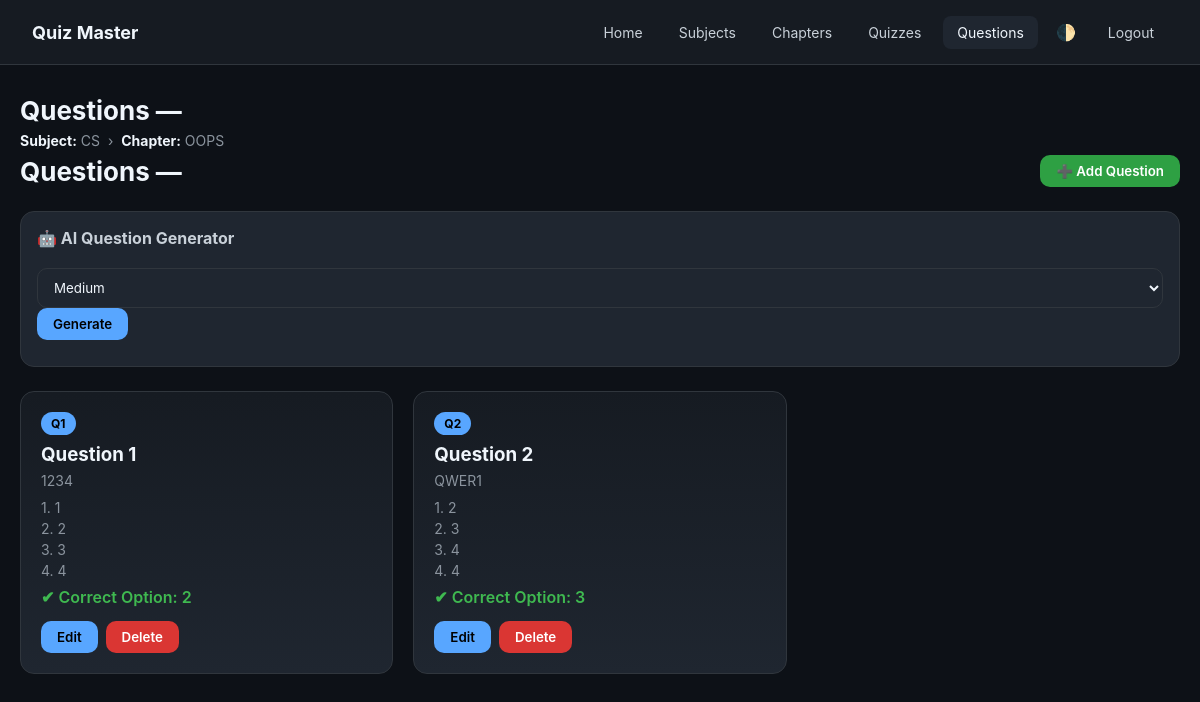
Before: /teacher/quizzes/2/questions (signed in) with the older database file.
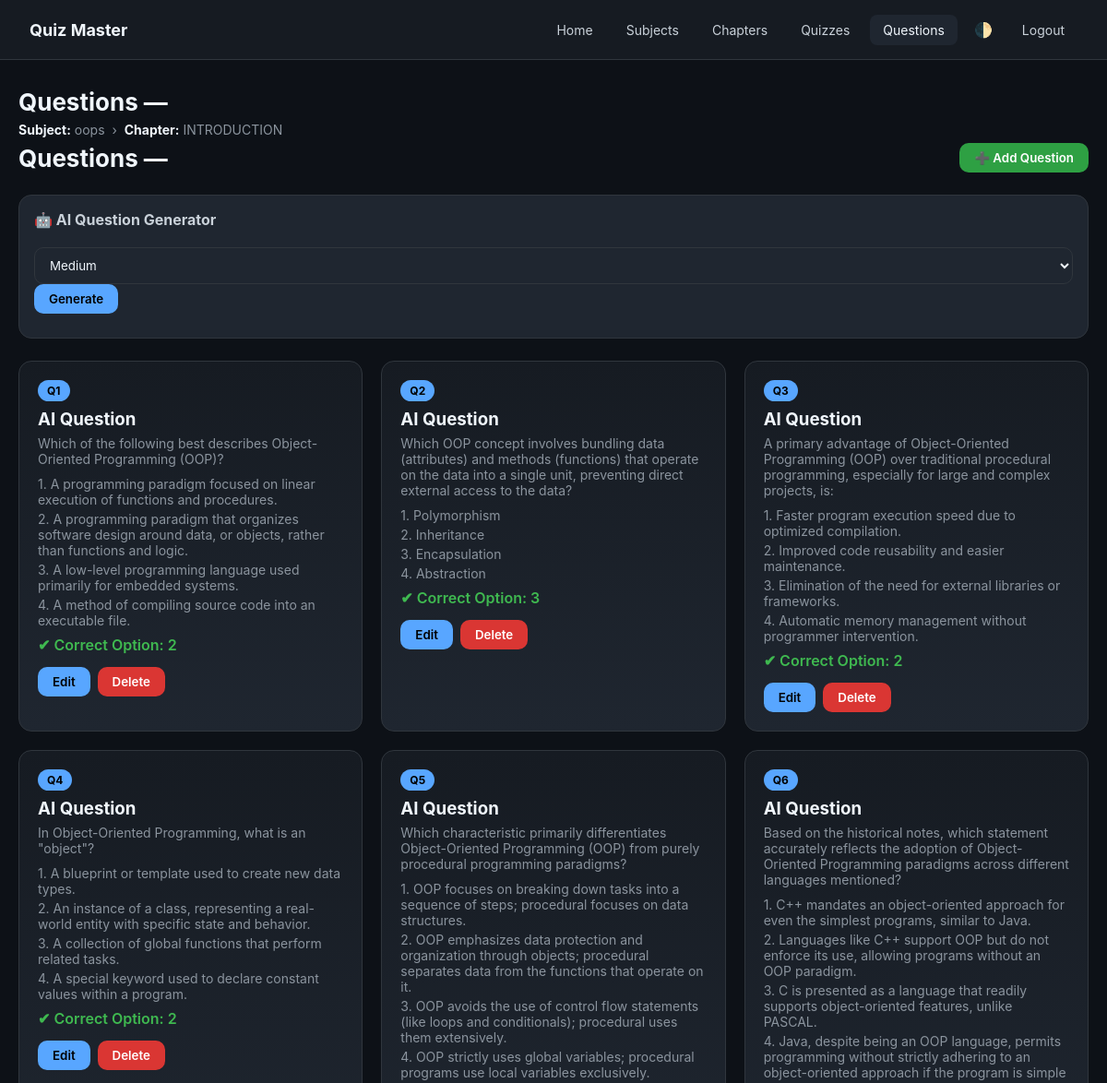
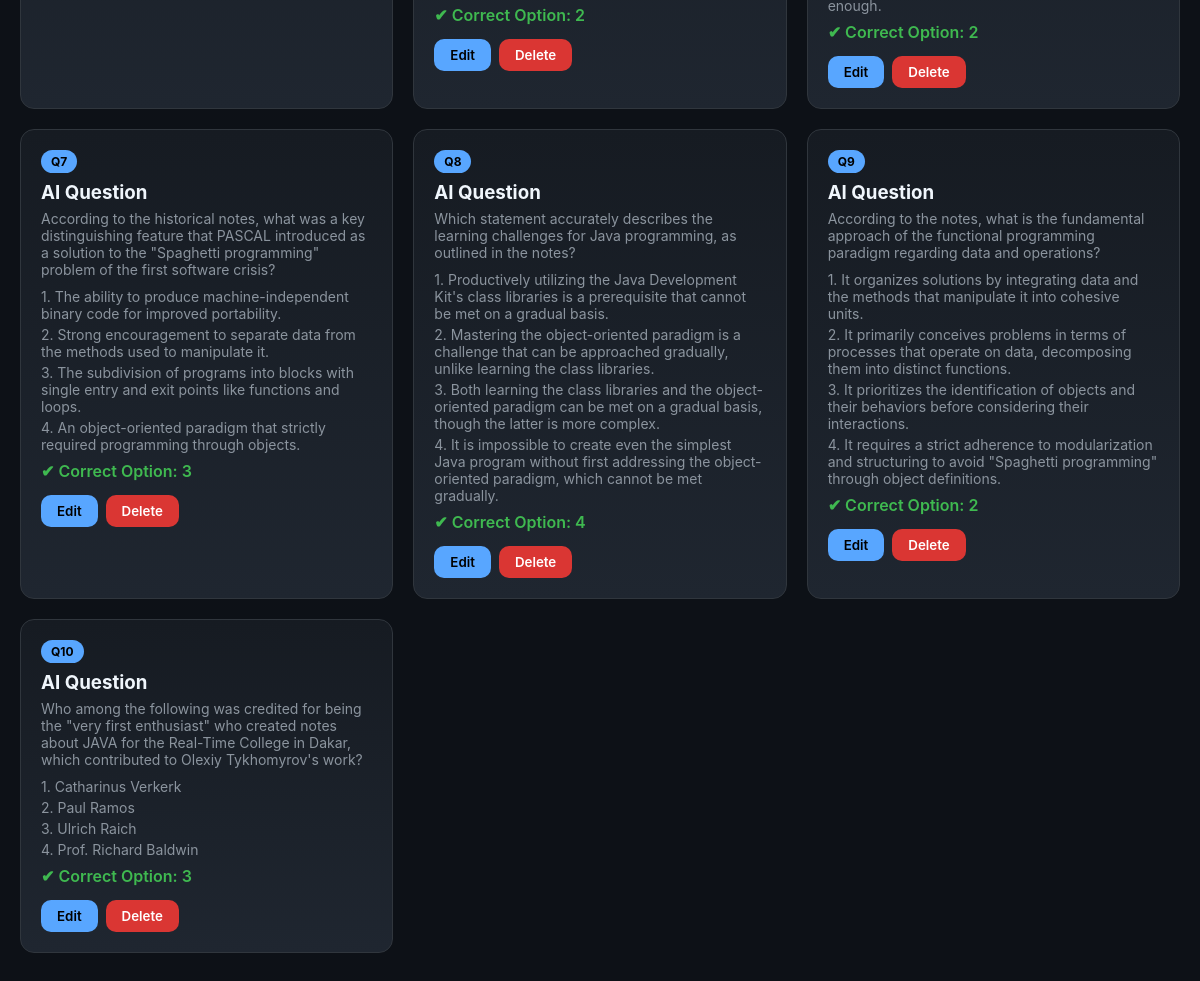
After: the same page with the newer database file (2 pictures, top to bottom).
### controller/models.py (models this page shows)
class Subject(db.Model):
    __tablename__ = "subject"
    subject_id = db.Column(db.Integer, primary_key=True)
    name = db.Column(db.String(100), unique=True, nullable=False)
    description = db.Column(db.Text)
    created_at = db.Column(db.DateTime, default=datetime.utcnow)
    chapters = db.relationship(
        "Chapter",
        backref="subject",
        cascade="all, delete-orphan"
    )

class Chapter(db.Model):
    __tablename__ = "chapter"
    chapter_id = db.Column(db.Integer, primary_key=True)
    subject_id = db.Column(
        db.Integer,
        db.ForeignKey("subject.subject_id"),
        nullable=False
    )
    name = db.Column(db.String(100), nullable=False)
    description = db.Column(db.Text)
    quizzes = db.relationship(
        "Quiz",
        backref="chapter",
        cascade="all, delete-orphan"
    )

class Question(db.Model):
    __tablename__ = "question"
    question_id = db.Column(db.Integer, primary_key=True)
    quiz_id = db.Column(
        db.Integer,
        db.ForeignKey("quiz.quiz_id"),
        nullable=False
    )
    title = db.Column(db.String(255), nullable=False)
    statement = db.Column(db.Text, nullable=False)
    option_1 = db.Column(db.String(255), nullable=False)
    option_2 = db.Column(db.String(255), nullable=False)
    option_3 = db.Column(db.String(255), nullable=False)
    option_4 = db.Column(db.String(255), nullable=False)
    correct_option = db.Column(db.Integer, nullable=False)

### main.py (the view)
@app.route("/teacher/quizzes/<int:quiz_id>/questions")
@login_required
@role_required("teacher")
def teacher_questions(quiz_id):
    quiz = Quiz.query.get_or_404(quiz_id)
    chapter = Chapter.query.get_or_404(quiz.chapter_id)
    subject = Subject.query.get_or_404(chapter.subject_id)
    questions = Question.query.filter_by(quiz_id=quiz_id).all()
    return render_template(
        "teacher/questions.html",
        quiz=quiz,
        chapter=chapter,
        subject=subject,     # ✅ THIS WAS MISSING
        questions=questions
    )

### main.py (called while the page is built)
def login_required(f):
    @wraps(f)
    def wrapper(*args, **kwargs):
        if "user_id" not in session:
            flash("Please login first")
            return redirect(url_for("login"))
        return f(*args, **kwargs)
    return wrapper

def role_required(required_role):
    def decorator(f):
        @wraps(f)
        def wrapper(*args, **kwargs):
            if session.get("role") != required_role:
                flash("Unauthorized access")
                return redirect(url_for("login"))
            return f(*args, **kwargs)
        return wrapper
    return decorator

### templates/TEACHER/questions.html (shortened to what this page needs)
<!DOCTYPE html>
<html lang="en">
<head>
</head>
<body data-theme="dark"
      data-subject-id="{{ subject.subject_id }}"
      data-chapter-id="{{ chapter.chapter_id }}"
      data-quiz-id="{{ quiz.quiz_id }}">
<nav class="navbar">
    <div class="brand">Quiz Master</div>
    <div class="nav-links">
        <a class="nav-link" href="{{ url_for('teacher_dashboard') }}">Home</a>
        <a class="nav-link" href="{{ url_for('teacher_subjects') }}">Subjects</a>
        <a class="nav-link" href="{{ url_for('teacher_chapters', subject_id=subject.subject_id) }}">Chapters</a>
        <a class="nav-link" href="{{ url_for('teacher_quizzes', chapter_id=chapter.chapter_id) }}">Quizzes</a>
        <a class="nav-link active">Questions</a>
        <span class="theme-toggle" onclick="toggleTheme()">🌓</span>
        <a class="nav-link" href="{{ url_for('logout') }}">Logout</a>
    </div>
</nav>
<div class="container">
<div class="header" style="flex-direction:column;align-items:flex-start;gap:6px;">
    <h1>Questions — {{ quiz.title }}</h1>
    <div style="font-size:14px;color:var(--muted);">
        <strong style="color:var(--white);">Subject:</strong> {{ subject.name }}
        &nbsp;›&nbsp;
        <strong style="color:var(--white);">Chapter:</strong> {{ chapter.name }}
    </div>
    <div style="display:flex;justify-content:space-between;align-items:center;width:100%;">
        <h1>Questions — {{ quiz.title }}</h1>
        <button class="btn-primary" onclick="openModal()">➕ Add Question</button>
    </div>
</div>
<div class="ai-box">
    <strong>🤖 AI Question Generator</strong><br><br>
    <select id="aiDifficulty">
        <option value="medium" selected>Medium</option>
    </select>
    <button class="btn-secondary" onclick="generateAI()">Generate</button>
</div>
{% if questions %}
<div class="grid">
{% for q in questions %}
<div class="card question-card"
     data-title="{{ q.title }}"
     data-statement="{{ q.statement }}"
     data-o1="{{ q.option_1 }}"
     data-o2="{{ q.option_2 }}"
     data-o3="{{ q.option_3 }}"
     data-o4="{{ q.option_4 }}"
     data-correct="{{ q.correct_option }}"
     data-edit-url="{{ url_for('edit_question', question_id=q.question_id) }}">
    <div class="q-badge">Q{{ loop.index }}</div>
    <h3>{{ q.title }}</h3>
    <div class="statement">{{ q.statement }}</div>
    <div class="option">1. {{ q.option_1 }}</div>
    <div class="option">2. {{ q.option_2 }}</div>
    <div class="option">3. {{ q.option_3 }}</div>
    <div class="option">4. {{ q.option_4 }}</div>
    <div class="correct">✔ Correct Option: {{ q.correct_option }}</div>
    <div class="actions">
        <button class="btn-secondary" onclick="editQuestion(this)">Edit</button>
        <form method="POST" action="{{ url_for('delete_question', question_id=q.question_id) }}" onsubmit="return handleDelete(this);">
            <button class="btn-danger">Delete</button>
        </form>
    </div>
</div>
{% endfor %}
</div>
{% else %}
<div class="empty">No questions yet.</div>
{% endif %}
</div>
</body>
</html>

Changed rows visible on the page:
removed Question: title "Question 1", statement "1234", option_1 "1", option_2 "2", option_3 "3", option_4 "4", correct_option "2"
removed Question: title "Question 2", statement "QWER1", option_1 "2", option_2 "3", option_3 "4", option_4 "4", correct_option "3"
changed Subject: name "CS" → "oops"
changed Chapter: name "OOPS" → "INTRODUCTION"
added Question: title "AI Question", statement "Which of the following best describes Object-Oriented Programming (OOP)?", option_1 "A programming paradigm focused on linear execution of functions and procedures.", option_2 "A programming paradigm that organizes software design around data, or objects, rather than functions and logic.", option_3 "A low-level programming language used primarily for embedded systems.", option_4 "A method of compiling source code into an executable file.", correct_option "2"
added Question: title "AI Question", statement "Which OOP concept involves bundling data (attributes) and methods (functions) that operate on the data into a single unit, preventing direct external access to the data?", option_1 "Polymorphism", option_2 "Inheritance", option_3 "Encapsulation", option_4 "Abstraction", correct_option "3"
added Question: title "AI Question", statement "A primary advantage of Object-Oriented Programming (OOP) over traditional procedural programming, especially for large and complex projects, is:", option_1 "Faster program execution speed due to optimized compilation.", option_2 "Improved code reusability and easier maintenance.", option_3 "Elimination of the need for external libraries or frameworks.", option_4 "Automatic memory management without programmer intervention.", correct_option "2"
added Question: title "AI Question", statement "In Object-Oriented Programming, what is an \"object\"?", option_1 "A blueprint or template used to create new data types.", option_2 "An instance of a class, representing a real-world entity with specific state and behavior.", option_3 "A collection of global functions that perform related tasks.", option_4 "A special keyword used to declare constant values within a program.", correct_option "2"
added Question: title "AI Question", statement "Which characteristic primarily differentiates Object-Oriented Programming (OOP) from purely procedural programming paradigms?", option_1 "OOP focuses on breaking down tasks into a sequence of steps; procedural focuses on data structures.", option_2 "OOP emphasizes data protection and organization through objects; procedural separates data from the functions that operate on it.", option_3 "OOP avoids the use of control flow statements (like loops and conditionals); procedural uses them extensively.", option_4 "OOP strictly uses global variables; procedural programs use local variables exclusively.", correct_option "2"
added Question: title "AI Question", statement "Based on the historical notes, which statement accurately reflects the adoption of Object-Oriented Programming paradigms across different languages mentioned?", option_1 "C++ mandates an object-oriented approach for even the simplest programs, similar to Java.", option_2 "Languages like C++ support OOP but do not enforce its use, allowing programs without an OOP paradigm.", option_3 "C is presented as a language that readily supports object-oriented features, unlike PASCAL.", option_4 "Java, despite being an OOP language, permits programming without strictly adhering to an object-oriented approach if the program is simple enough.", correct_option "2"
added Question: title "AI Question", statement "According to the historical notes, what was a key distinguishing feature that PASCAL introduced as a solution to the \"Spaghetti programming\" problem of the first software crisis?", option_1 "The ability to produce machine-independent binary code for improved portability.", option_2 "Strong encouragement to separate data from the methods used to manipulate it.", option_3 "The subdivision of programs into blocks with single entry and exit points like functions and loops.", option_4 "An object-oriented paradigm that strictly required programming through objects.", correct_option "3"
added Question: title "AI Question", statement "Which statement accurately describes the learning challenges for Java programming, as outlined in the notes?", option_1 "Productively utilizing the Java Development Kit's class libraries is a prerequisite that cannot be met on a gradual basis.", option_2 "Mastering the object-oriented paradigm is a challenge that can be approached gradually, unlike learning the class libraries.", option_3 "Both learning the class libraries and the object-oriented paradigm can be met on a gradual basis, though the latter is more complex.", option_4 "It is impossible to create even the simplest Java program without first addressing the object-oriented paradigm, which cannot be met gradually.", correct_option "4"
added Question: title "AI Question", statement "According to the notes, what is the fundamental approach of the functional programming paradigm regarding data and operations?", option_1 "It organizes solutions by integrating data and the methods that manipulate it into cohesive units.", option_2 "It primarily conceives problems in terms of processes that operate on data, decomposing them into distinct functions.", option_3 "It prioritizes the identification of objects and their behaviors before considering their interactions.", option_4 "It requires a strict adherence to modularization and structuring to avoid \"Spaghetti programming\" through object definitions.", correct_option "2"
added Question: title "AI Question", statement "Who among the following was credited for being the \"very first enthusiast\" who created notes about JAVA for the Real-Time College in Dakar, which contributed to Olexiy Tykhomyrov's work?", option_1 "Catharinus Verkerk", option_2 "Paul Ramos", option_3 "Ulrich Raich", option_4 "Prof. Richard Baldwin", correct_option "3"
